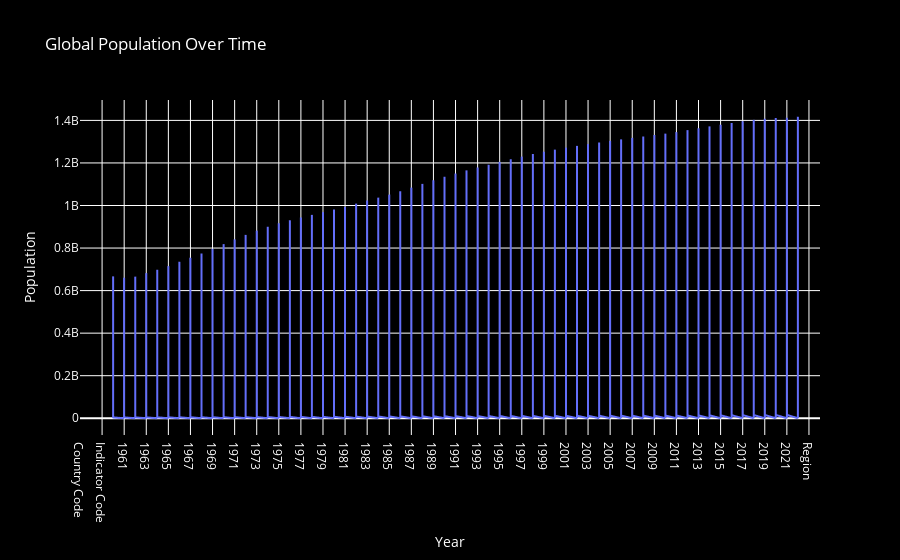

Notebook source saved alongside this figure:
### Markdown cell above
#### Population vs. Year (Line Graph) using Plotly:

### Code cell
df_melted = merged_data.melt(id_vars=['Country Name'], var_name='Year', value_name='Population')
fig = px.line(df_melted, x='Year', y='Population', title='Global Population Over Time')
# Set the background color to black
fig.update_layout({
    'plot_bgcolor': 'black',
    'paper_bgcolor': 'black',
    'font_color': 'white'  # Set text color to white for visibility
})
fig.show()

### Figure 1 — Plotly figure (JSON) as saved in the notebook; plotly's stock layout.template omitted (floating-point values rounded to 4 significant figures; data arrays with more than 128 entries replaced by an {"elided": "..."} marker saying what was removed)
{"data": [{"hovertemplate": "Year=%{x}<br>Population=%{y}<extra></extra>", "legendgroup": "", "line": {"color": "#636efa", "dash": "solid"}, "marker": {"symbol": "circle"}, "mode": "lines", "name": "", "showlegend": false, "type": "scattergl", "x": {"elided": "14348 str values"}, "xaxis": "x", "y": {"elided": "14348 mixed values"}, "yaxis": "y"}], "layout": {"font": {"color": "white"}, "legend": {"tracegroupgap": 0}, "paper_bgcolor": "black", "plot_bgcolor": "black", "title": {"text": "Global Population Over Time"}, "xaxis": {"anchor": "y", "domain": [0, 1], "title": {"text": "Year"}}, "yaxis": {"anchor": "x", "domain": [0, 1], "title": {"text": "Population"}}}}
